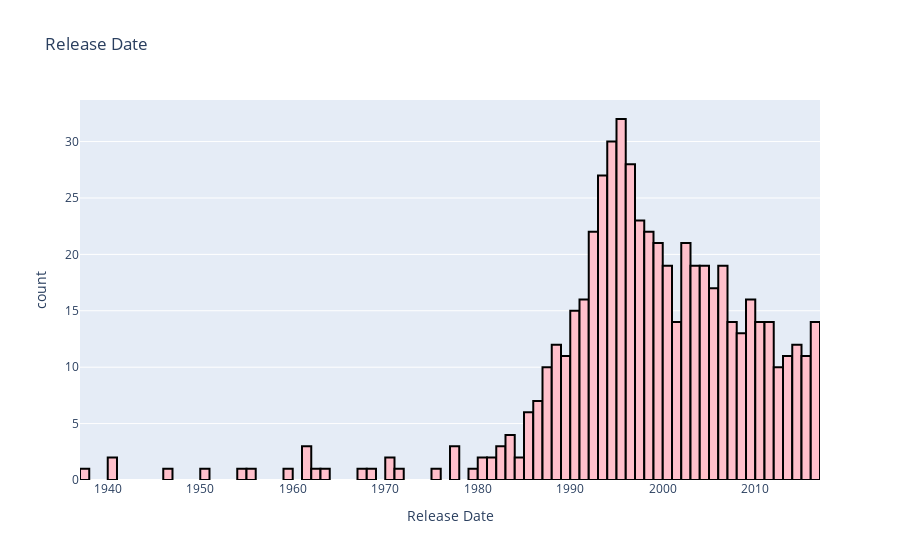

The code cell stored with this chart in its notebook:
### Code cell
fig =  px.histogram(
    data_frame=df,
    x='release_date',
    nbins=150,
    labels = {"release_date": "Release Date"},
    # marginal="box",
    title = "Release Date",
).update_traces(marker=dict(color='pink'))

fig.data[0].marker.line.width = 2
fig.data[0].marker.line.color = "black"


fig.show()

### Figure 1 — Plotly figure (JSON) as saved in the notebook; plotly's stock layout.template omitted (floating-point values rounded to 4 significant figures; data arrays with more than 128 entries replaced by an {"elided": "..."} marker saying what was removed)
{"data": [{"alignmentgroup": "True", "bingroup": "x", "hovertemplate": "Release Date=%{x}<br>count=%{y}<extra></extra>", "legendgroup": "", "marker": {"color": "pink", "line": {"color": "black", "width": 2}, "pattern": {"shape": ""}}, "name": "", "nbinsx": 150, "offsetgroup": "", "orientation": "v", "showlegend": false, "type": "histogram", "x": {"elided": "575 str values"}, "xaxis": "x", "yaxis": "y"}], "layout": {"barmode": "relative", "legend": {"tracegroupgap": 0}, "title": {"text": "Release Date"}, "xaxis": {"anchor": "y", "domain": [0, 1], "title": {"text": "Release Date"}}, "yaxis": {"anchor": "x", "domain": [0, 1], "title": {"text": "count"}}}}
